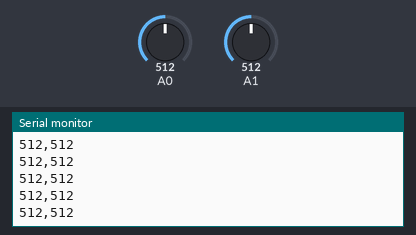
A sketch run on a simulated Arduino Uno, built with avr-gcc and run on an emulated ATmega328P. Shown: the last lines printed to the serial monitor. The inputs (shaded band) are chosen by the test bench; at power-on: A1 = 512, A0 = 512. Random numbers use the default seed unless the sketch sets one.

Above: at 11.8 s.
11.9 s: A1 set to 11
At 12.7 s:
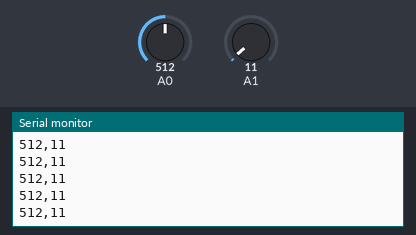
13.4 s: A1 set to 8
At 13.9 s:
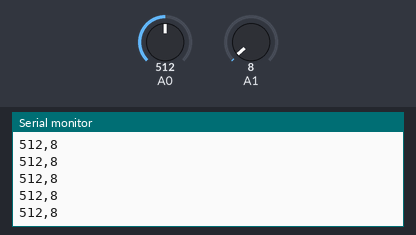
16.4 s: A0 set to 983
At 17.5 s:
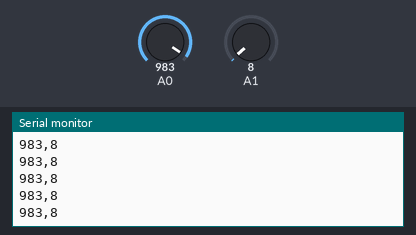
17.9 s: A0 set to 1010
At 18.9 s:
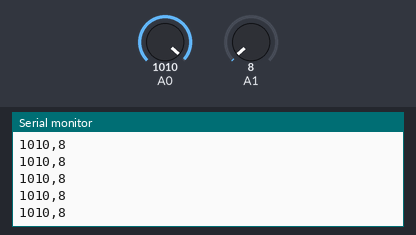
Timing chart, 0 to 20.4 s (numbered marks = the images above; inputs shaded):
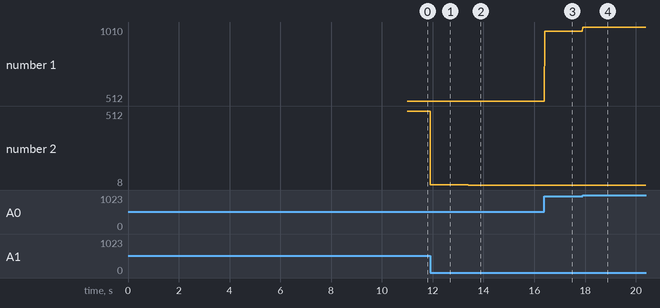

The sketch:

enph459_test.ino
```cpp
// Must be the same value as in Python script
#define ARDUINO_BAUDRATE 115200
#define SAMPLE_TIME_MICROS 4000

// Pin that controls the heating element MOSFET
#define MOSFET_GATE_PIN 2

// Number of seconds to wait after updating the fan duty cycle
#define FAN_ADJUST_TIME 3

// Fan Duty Cycle Settings (scaled down by a factor of 100)
#define FDC_START 1200
#define FDC_FINAL 1900
#define NUM_FDCS 20
#define FDC_SQ_DELTA ((sqrt(FDC_FINAL)-sqrt(FDC_START))/NUM_FDCS)

// Constant array to hold the pins reading from the thermocouples
const int ANALOG_INS[] = {0, 1};

// Number of pins reading from thermocouples
const int NUM_ANALOG_INS = sizeof(ANALOG_INS) / sizeof(ANALOG_INS[0]);

// ---List of Python Commands---
// Start     - Start streaming data to file
// Stop      - Stop streaming data to file
// Set:fdc:w - Send a command to the controller to set the FDC to fdc. Arduino will wait w seconds for the fan to adjust.
// Exit      - Done data collection, exit program
// Time:dt   - Send the sample time in microseconds dt

// Runs once at beginning
void setup() {
  // Initialization
  Serial.begin(ARDUINO_BAUDRATE);
  sendSampleTime();
}

// Loops forever
void loop() {
  int fdc;
  delay(4000);
  // Tests
  for(int i = 0; i <= NUM_FDCS; i++){
    fdc = (sqrt(FDC_START)+i*FDC_SQ_DELTA)*(sqrt(FDC_START)+i*FDC_SQ_DELTA);
    setFDC(fdc);
    randomTestSet();
  }

  /*
  for (int fdc_sq = sqrt(FDC_START); fdc_sq <= FDC_FINAL; fdc_sq += FDC_SQ_DELTA) {
    fdc = 100*sqrt(fdc_sq);
    setFDC(fdc);
    randomTestSet();
  }
  */

  // Finished
  exitProgram();

  while(1){}
}

// Writes data read from the analog ports to the serial ports
void streamData(unsigned long time_millis) {
  int num_samples = time_millis * 1000 / SAMPLE_TIME_MICROS;
  for (int ii = 0; ii < num_samples; ii++) {
    delayMicroseconds(SAMPLE_TIME_MICROS);
    for (int jj = 0; jj < NUM_ANALOG_INS - 1; jj++) {
      Serial.print(analogRead(ANALOG_INS[jj]));
      Serial.print(",");
    }
    Serial.print(analogRead(ANALOG_INS[NUM_ANALOG_INS - 1]));
    Serial.print("\n");
  }
}

// Called at the start of every test
void startTest() {
  delay(4000);
  Serial.flush();
  Serial.print("Start\n");
  digitalWrite(MOSFET_GATE_PIN, LOW);
  streamData(1000);
}

// Called at the end of every test
void stopTest() {
  streamData(4000);
  Serial.print("Stop\n");
}

// Called to tell Python to set the FDC on the controller to fdc
void setFDC(int fdc) {
  String s = (String)"Set:" + (String)fdc + (String)":" + (String)FAN_ADJUST_TIME + (String)"\n";
  Serial.print(s);
  // Wait for fan adjust time
  delay(FAN_ADJUST_TIME * 1000);
}

// Called to tell Python data collection is over, return 0
void exitProgram() {
  Serial.print("Exit\n");
}

// Called to tell Python to the sample time in microseconds
void sendSampleTime() {
  String s = (String)"Time:" + (String)SAMPLE_TIME_MICROS + (String)"\n";
  Serial.print(s);
}

// Stochastic square pulse test
void randomTest(unsigned long total_time, unsigned long max_pulse) {
  startTest();
  unsigned long start = millis();
  while (millis() - start < total_time) {
    digitalWrite(2, HIGH);
    streamData(random(max_pulse));
    digitalWrite(2, LOW);
    streamData(random(max_pulse));
  }
  stopTest();
}

// Stochastic square pulse test
void randomDeltaTest(unsigned long total_time, unsigned long max_spacing, unsigned long pulse_length) {
  startTest();
  unsigned long start = millis();
  while (millis() - start < total_time) {
    digitalWrite(2, HIGH);
    streamData(pulse_length);
    digitalWrite(2, LOW);
    streamData(random(max_spacing));
  }
  stopTest();
}

// Regular square pulse test
void squareWaveTest(int num_pulses, unsigned long pulse_high, unsigned long pulse_low) {
  startTest();
  for (int ii = 0; ii < num_pulses; ii++) {
    digitalWrite(2, HIGH);
    streamData(pulse_high);
    digitalWrite(2, LOW);
    streamData(pulse_low);
  }
  stopTest();
}

void squareWaveTestSet() {
  // put your main code here, to run repeatedly:

  // Test 1 - Long, slow pulses.
  squareWaveTest(3, 3000, 3000);

  // Test 2 - Medium, medium pulses.
  squareWaveTest(9, 1000, 1000);

  // Test 3 - Short, fast pulses.
  squareWaveTest(45, 200, 200);

  // Test 4 - Shorter, faster pulses.
  squareWaveTest(90, 100, 100);

  // Test 5 - Super short, hilariously fast pulses.
  squareWaveTest(225, 40, 40);
}

void randomTestSet() {
  // put your main code here, to run repeatedly:

  // Stochastic signal.
  randomTest(18000, 1000);

  // Stochastic signal.
  randomTest(18000, 500);

  // Faster.
  randomTest(18000, 250);

  // Faster.
  randomTest(18000, 125);
}

void randomDeltaTestSet() {
  // put your main code here, to run repeatedly:

  // Stochastic signal.
  randomDeltaTest(18000, 1000,20);

  // Faster.
  randomDeltaTest(18000, 500,20);
}
```

Measured:
- after the input at 11.9 s, the serial monitor: prints a new line at once (image 1)
- after the input at 13.4 s, the serial monitor: prints a new line at once (image 2)
- after the input at 16.4 s, the serial monitor: prints a new line at once (image 3)
- after the input at 17.9 s, the serial monitor: prints a new line at once (image 4)
- plotted number 1: 512 → 983 after the input at 16.4 s, 983 → 1010 after the input at 17.9 s
- plotted number 2: 512 → 11 after the input at 11.9 s, 11 → 8 after the input at 13.4 s
